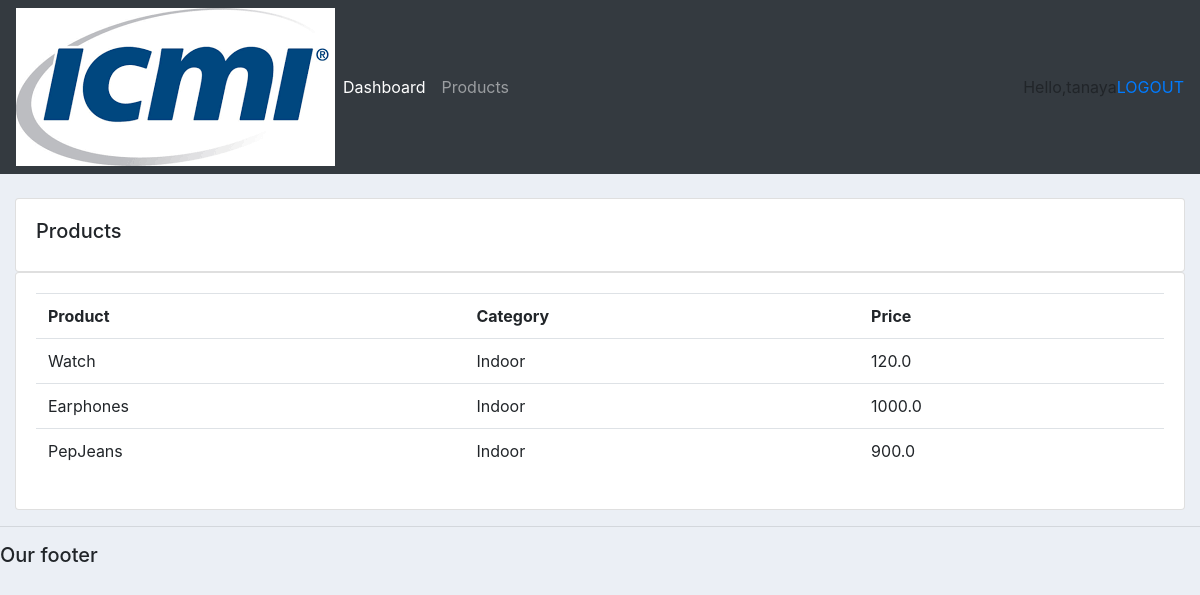
Screenshot of /products/ (signed in) with the database file from the repository.
### accounts/models.py (models this page shows, shortened)
class Products(models.Model):
    CATEGORY=(
        ('Indoor','Indoor'),
        ('Outdoor','Outdoor'),
    )
    name=models.CharField(max_length=200,null=True)
    price=models.FloatField(null=True)
    category=models.CharField(max_length=200,null=True,choices=CATEGORY)
    description=models.CharField(max_length=200,null=True)

### accounts/decorators.py (the view)
        def wrapper_func(request,*args,**kwargs):
            group=None
            if request.user.groups.exists():
                group=request.user.groups.all()[0].name
            if group in allowed_roles:
                print("working")
                return view_func(request, *args, **kwargs)
            else:
                return HttpResponse('You are not authorized to view the page')

### accounts/views.py (called while the page is built)
@login_required(login_url='login/')
@allowed_users(allowed_roles=['admin'])
def products(request):
    product=Products.objects.all()
    return render(request,'accounts/products.html',{'products':product})

### templates/accounts/products.html
{%  extends 'accounts/main.html' %}
{% block content %}
		<br>
		<div class="row">
			<div class="col-md">
				<div class="card card-body">
					<h5>Products</h5>
				</div>
				<div class="card card-body">
					<table class="table">
						<tr>
							<th>Product</th>
							<th>Category</th>
							<th>Price</th>
						</tr>
						{% for i in products %}
						<tr>
							<td>{{i.name}}</td>
							<td>{{i.category}}</td>
							<td>{{i.price}}</td>
						</tr>
						{% endfor %}
					</table>
				</div>
			</div>
		</div>
{% endblock content %}

### templates/accounts/navbar.html (shortened to what this page needs)
{% load static %}
<nav class="navbar navbar-expand-lg navbar-dark bg-dark">
  <img src="{% static '/images/crm1.png' %}">
  <div class="collapse navbar-collapse" id="navbarNav">
    <ul class="navbar-nav">
      {% if request.user.is_staff %}
      <li class="nav-item active">
        <a class="nav-link" href="#">Dashboard</a>
      </li>
      <li class="nav-item">
        <a class="nav-link" href="#">Products</a>
      </li>
      {% else %}
      <li class="nav-item">
        <a class="nav-link" href="{% url 'account_setting' %}">Settings</a>
      </li>
      {% endif %}
    </ul>
  </div>
  <span class="userstyle">
    Hello,{{request.user}}
  </span>
  <span><a href="{% url 'logout' %}">LOGOUT</a></span>
</nav>

### static/css/main.css (style rules this page uses)
body { background-color: #ebeff5; }

### rows the page displays
Products: name "Watch", category "Indoor", price "120.0"
Products: name "Earphones", category "Indoor", price "1000.0"
Products: name "PepJeans", category "Indoor", price "900.0"

### other values shown
{{ request.user }} "tanaya"
